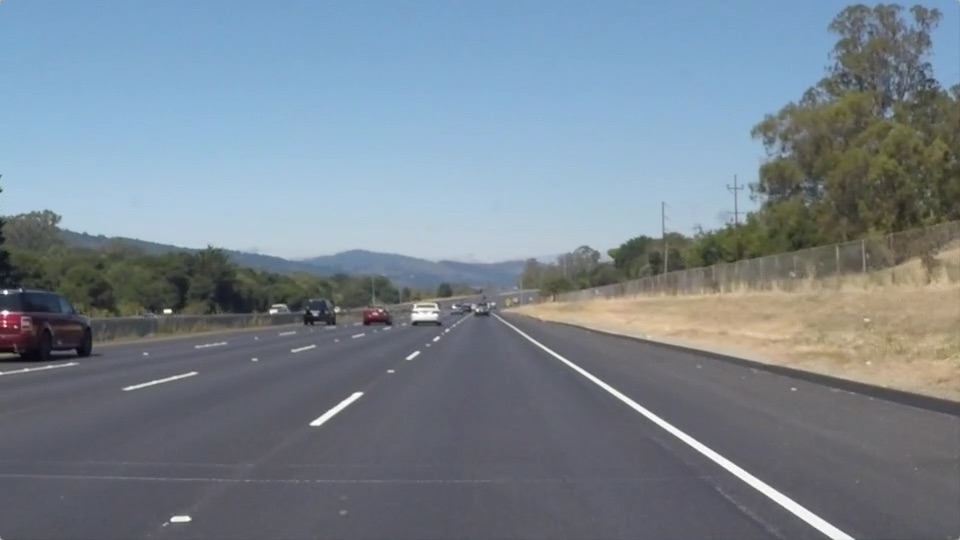
#> input picture CarND-LaneLines-P1/test_images/solidWhiteRight.jpg, 960 x 540 px
$ jupyter execute --allow-errors P1.ipynb   (shell and % lines are left out)   (older library calls are emulated)
#> lines starting #> are read from the running program, lines starting #| are printed output that depends on the picture; after the words box and inside, x2 and y2 are one past the last pixel; in counts of white or black regions, pixels touching at a corner belong together
# Self-Driving Car Engineer Nanodegree

## Project: **Finding Lane Lines on the Road**
***
In this project, you will use the tools you learned about in the lesson to identify lane lines on the road.  You can develop your pipeline on a series of individual images, and later apply the result to a video stream (really just a series of images). Check out the video clip "raw-lines-example.mp4" (also contained in this repository) to see what the output should look like after using the helper functions below.

Once you have a result that looks roughly like "raw-lines-example.mp4", you'll need to get creative and try to average and/or extrapolate the line segments you've detected to map out the full extent of the lane lines.  You can see an example of the result you're going for in the video "P1_example.mp4".  Ultimately, you would like to draw just one line for the left side of the lane, and one for the right.

In addition to implementing code, there is a brief writeup to complete. The writeup should be completed in a separate file, which can be either a markdown file or a pdf document. There is a [write up template](https://github.com/udacity/CarND-LaneLines-P1/blob/master/writeup_template.md) that can be used to guide the writing process. Completing both the code in the Ipython notebook and the writeup template will cover all of the [rubric points](https://review.udacity.com/#!/rubrics/322/view) for this project.

---
Let's have a look at our first image called 'test_images/solidWhiteRight.jpg'.  Run the 2 cells below (hit Shift-Enter or the "play" button above) to display the image.

**Note: If, at any point, you encounter frozen display windows or other confounding issues, you can always start again with a clean slate by going to the "Kernel" menu above and selecting "Restart & Clear Output".**

---

**The tools you have are color selection, region of interest selection, grayscaling, Gaussian smoothing, Canny Edge Detection and Hough Tranform line detection.  You  are also free to explore and try other techniques that were not presented in the lesson.  Your goal is piece together a pipeline to detect the line segments in the image, then average/extrapolate them and draw them onto the image for display (as below).  Once you have a working pipeline, try it out on the video stream below.**

---

<figure>

 <figcaption>
 <p></p>
 <p style="text-align: center;"> Your output should look something like this (above) after detecting line segments using the helper functions below </p>
 </figcaption>
</figure>
 <p></p>
<figure>

 <figcaption>
 <p></p>
 <p style="text-align: center;"> Your goal is to connect/average/extrapolate line segments to get output like this</p>
 </figcaption>
</figure>

**Run the cell below to import some packages.  If you get an `import error` for a package you've already installed, try changing your kernel (select the Kernel menu above --> Change Kernel).  Still have problems?  Try relaunching Jupyter Notebook from the terminal prompt.  Also, consult the forums for more troubleshooting tips.**

## Import Packages

[cell 1]
#importing some useful packages
import matplotlib.pyplot as plt
import matplotlib.image as mpimg
import numpy as np
import cv2

## Read in an Image

[cell 2]
#reading in an image
image = mpimg.imread('test_images/solidWhiteRight.jpg')
#> image is the input picture: shape (540, 960, 3); mean R, G, B 120.3, 132.6, 143.7

#printing out some stats and plotting
print('This image is:', type(image), 'with dimensions:', image.shape)
#| This image is: <class 'numpy.ndarray'> with dimensions: (540, 960, 3)
plt.imshow(image)  # if you wanted to show a single color channel image called 'gray', for example, call as plt.imshow(gray, cmap='gray')

## Ideas for Lane Detection Pipeline

**Some OpenCV functions (beyond those introduced in the lesson) that might be useful for this project are:**

`cv2.inRange()` for color selection
`cv2.fillPoly()` for regions selection
`cv2.line()` to draw lines on an image given endpoints
`cv2.addWeighted()` to coadd / overlay two images
`cv2.cvtColor()` to grayscale or change color
`cv2.imwrite()` to output images to file
`cv2.bitwise_and()` to apply a mask to an image

**Check out the OpenCV documentation to learn about these and discover even more awesome functionality!**

## Helper Functions

Below are some helper functions to help get you started. They should look familiar from the lesson!

[cell 3]
import math

def grayscale(img):
    """Applies the Grayscale transform
    This will return an image with only one color channel
    but NOTE: to see the returned image as grayscale
    (assuming your grayscaled image is called 'gray')
    you should call plt.imshow(gray, cmap='gray')"""
    return cv2.cvtColor(img, cv2.COLOR_RGB2GRAY)
    # Or use BGR2GRAY if you read an image with cv2.imread()
    # return cv2.cvtColor(img, cv2.COLOR_BGR2GRAY)

def canny(img, low_threshold, high_threshold):
    """Applies the Canny transform"""
    return cv2.Canny(img, low_threshold, high_threshold)

def gaussian_blur(img, kernel_size):
    """Applies a Gaussian Noise kernel"""
    return cv2.GaussianBlur(img, (kernel_size, kernel_size), 0)

# [46 lines left out: functions region_of_interest, draw_lines, not called in this run]

def draw_lines2(img, lines, color=[255, 0, 0], thickness=2):
    """
    NOTE: this is the function you might want to use as a starting point once you want to
    average/extrapolate the line segments you detect to map out the full
    extent of the lane (going from the result shown in raw-lines-example.mp4
    to that shown in P1_example.mp4).

    Think about things like separating line segments by their
    slope ((y2-y1)/(x2-x1)) to decide which segments are part of the left
    line vs. the right line.  Then, you can average the position of each of
    the lines and extrapolate to the top and bottom of the lane.

    This function draws `lines` with `color` and `thickness`.
    Lines are drawn on the image inplace (mutates the image).
    If you want to make the lines semi-transparent, think about combining
    this function with the weighted_img() function below
    """

    dim = lines.shape
    n_lines = dim[0]
    line_data = np.zeros([n_lines,6])

    x_left_top = 960
    y_left_top = 540
    x_left_bottom = 0
    y_left_bottom = 0

    x_right_top = 960
    y_right_top = 540
    x_right_bottom = 0
    y_right_bottom = 0

    for k in range(0,n_lines):

        line_data[k][0] = k

        line = lines[k]

        x1 = line[0][0]
        y1 = line[0][1]
        x2 = line[0][2]
        y2 = line[0][3]

        line_data[k][1] = x1
        line_data[k][2] = y1
        line_data[k][3] = x2
        line_data[k][4] = y2

        m = np.arctan2((y2-y1),(x2-x1))*180/np.pi

        line_data[k][5] = np.round(m)

        if m < 0:
            if (y1 < y2) & (y1 < y_left_top):
                y_left_top = y1
                x_left_top = x1
                #print('debug1')
            if (y2 < y1) & (y2 < y_left_top):
                y_left_top = y2
                x_left_top = x2
                #print('debug2')

            if (y1 > y2) & (y1 > y_left_bottom):
                y_left_bottom = y1
                x_left_bottom = x1
                #print('debug3')
            if (y2 > y1) & (y2 > y_left_bottom):
                y_left_bottom = y2
                x_left_bottom = x2
                #print('debug4')

        if m > 0:

            if (y1 < y2) & (y1 < y_right_top):
                y_right_top = y1
                x_right_top = x1

            elif (y2 < y1) & (y2 < y_right_top):
                y_right_top = y2
                x_right_top = x2

            if (y1 > y2) & (y1 > y_right_bottom):
                y_right_bottom = y1
                x_right_bottom = x1

                print(k, np.round(m))

            elif (y2 > y1) & (y2 > y_right_bottom):
                y_right_bottom = y2
                x_right_bottom = x2

    x1 = x_left_bottom
    y1 = y_left_bottom
    x2 = x_left_top
    y2 = y_left_top

    m_left = (y2-y1)/(x2-x1)

    # need a division by zero check
    yLB = 540
    xLB = np.int(x_left_bottom + (yLB - y_left_bottom)/m_left)

    yLT = 320
    xLT = np.int(x_left_bottom + (yLT - y_left_bottom)/m_left)

    cv2.line(img, (xLB, yLB), (xLT, yLT), [0, 255, 0], thickness)

    x1 = x_right_bottom
    y1 = y_right_bottom
    x2 = x_right_top
    y2 = y_right_top

    m_right = (y2-y1)/(x2-x1)

    # need a division by zero check
    yRB = 540
    xRB = np.int(x_right_bottom + (yRB - y_right_bottom)/m_right)

    yRT = 320
    xRT = np.int(x_right_bottom + (yRT - y_right_bottom)/m_right)


    cv2.line(img, (xRB, yRB), (xRT, yRT), [0, 255, 0], thickness)

    #for line in lines:
    #    for x1,y1,x2,y2 in line:
    #        cv2.line(img, (x1, y1), (x2, y2), color, thickness)

# [10 lines left out: function hough_lines, not called in this run]

def hough_lines2(img, rho, theta, threshold, min_line_len, max_line_gap):
    """
    `img` should be the output of a Canny transform.

    Returns an image with hough lines drawn.
    """
    lines = cv2.HoughLinesP(img, rho, theta, threshold, np.array([]), minLineLength=min_line_len, maxLineGap=max_line_gap)
    line_img = np.zeros((img.shape[0], img.shape[1], 3), dtype=np.uint8)
    draw_lines2(line_img, lines)
    return line_img

# Python 3 has support for cool math symbols.

# [13 lines left out: function weighted_img, not called in this run]

## Test Images

Build your pipeline to work on the images in the directory "test_images"
**You should make sure your pipeline works well on these images before you try the videos.**

[cell 4]
import os
os.listdir("test_images/")

## Build a Lane Finding Pipeline

Build the pipeline and run your solution on all test_images. Make copies into the `test_images_output` directory, and you can use the images in your writeup report.

Try tuning the various parameters, especially the low and high Canny thresholds as well as the Hough lines parameters.

[cell 5]
# TODO: Build your pipeline that will draw lane lines on the test_images
# then save them to the test_images_output directory.

# reading in an image
image = mpimg.imread('test_images/solidWhiteCurve.jpg')
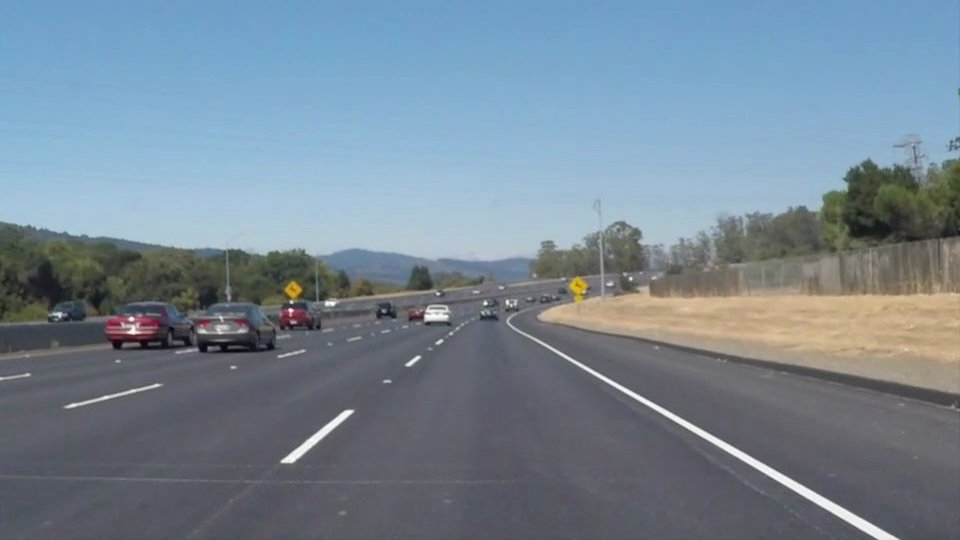
#> input picture CarND-LaneLines-P1/test_images/solidWhiteCurve.jpg, 960 x 540 px
#> image is the input picture: shape (540, 960, 3); mean R, G, B 118.5, 134.5, 148.1

# printing out some stats and plotting
print('This image is:', type(image), 'with dimensions:', image.shape)
#| This image is: <class 'numpy.ndarray'> with dimensions: (540, 960, 3)

# get grayscale image
gray = grayscale(image)
#> in grayscale, `return cv2.cvtColor(img, cv2.COLOR_RGB2GRAY)`:
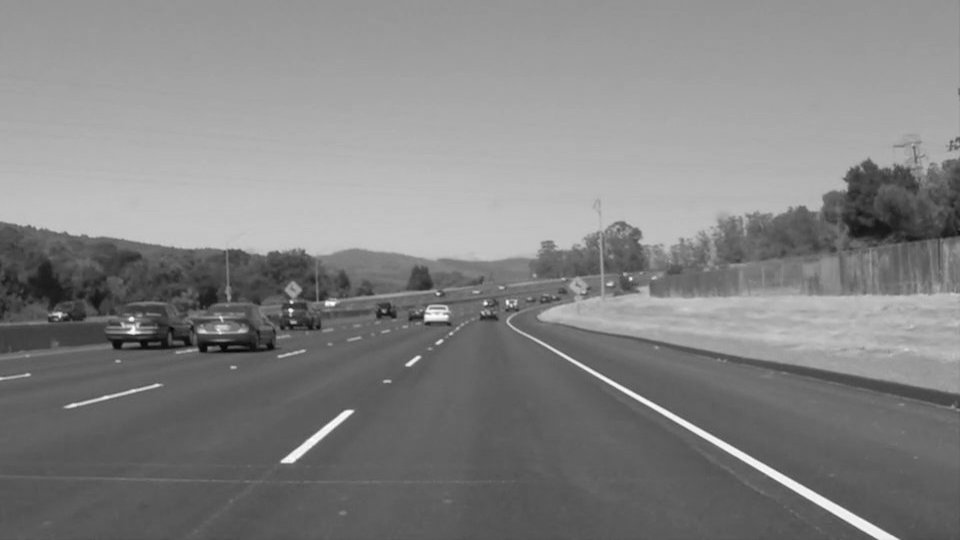
#> returned value: shape (540, 960); min 5, max 255, mean 131.2
kernel_size = 11
blur_gray = gaussian_blur(gray, kernel_size)

# canny image
low_threshold = 50
high_threshold = 150
edges = cv2.Canny(blur_gray, low_threshold, high_threshold)
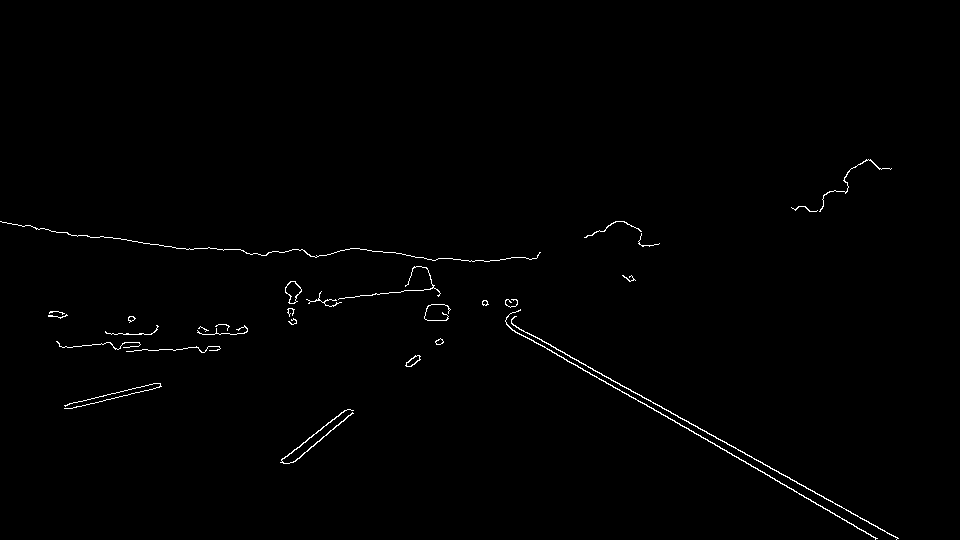
#> edges: shape (540, 960); 0.7% white in thin lines or dots, all inside (x1, y1, x2, y2) = (0, 159, 899, 540)

plt.figure(0)
plt.imshow(edges, cmap='gray')

# Define the vertices of a triangular mask.
mask = np.zeros_like(edges)
ignore_mask_color = 255
left_bottom = [0,540]
right_bottom = [960,540]
apex = [490,320]
vertices = np.array([[left_bottom, right_bottom, apex]], dtype=np.int32)
cv2.fillPoly(mask, vertices, ignore_mask_color)
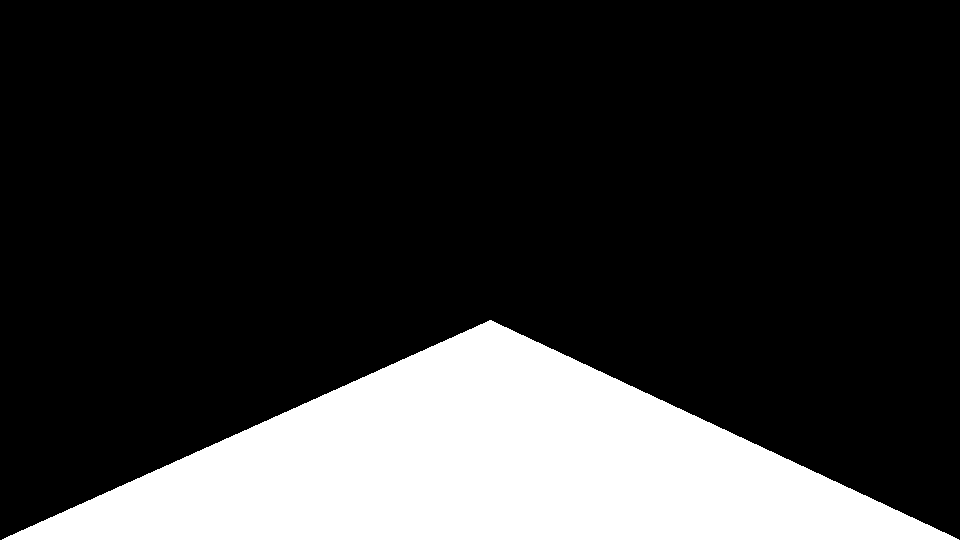
#> mask: shape (540, 960); 20.4% white; 1 white region, box (x1, y1, x2, y2) and area: (2, 320, 959, 540) 105640
masked_edges = cv2.bitwise_and(edges, mask)
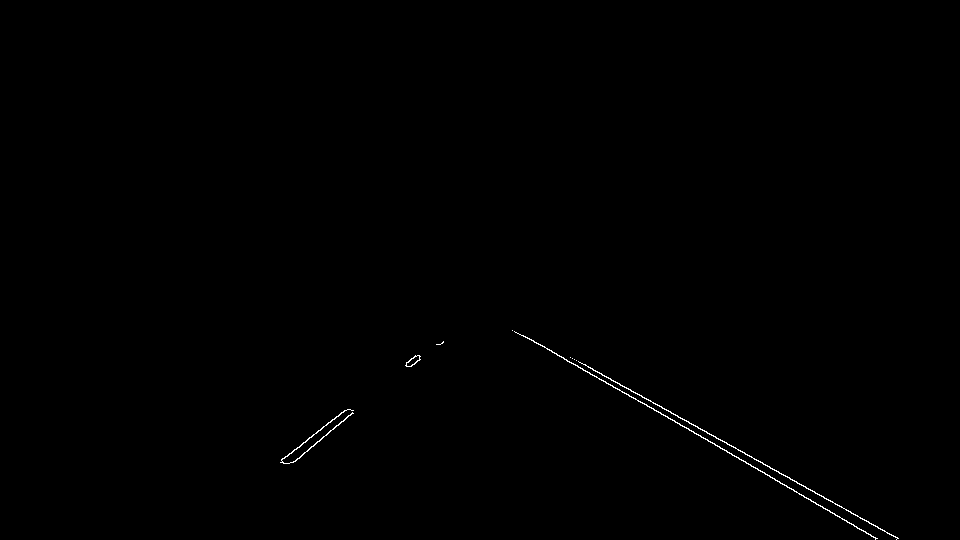
#> masked_edges: shape (540, 960); 0.26% white in thin lines or dots, all inside (x1, y1, x2, y2) = (280, 330, 899, 540)

# Display the image
plt.figure(1)
plt.imshow(image)
x = [left_bottom[0], right_bottom[0], apex[0], left_bottom[0]]
y = [left_bottom[1], right_bottom[1], apex[1], left_bottom[1]]
plt.plot(x, y, 'b--', lw=2)


# hough lines
rho = 1
theta = np.pi/180
threshold = 1
min_line_len = 10
max_line_gap = 1

#hough_image, lines = hough_lines_video(masked_edges, rho, theta, threshold, min_line_len, max_line_gap)
hough_image = hough_lines2(masked_edges, rho, theta, threshold, min_line_len, max_line_gap)
#> in hough_lines2, `lines = cv2.HoughLinesP(img, rho, theta, threshold, np.array([]), minL..`: lines = 22 rows, first 6: [729, 452, 743, 461], [629, 396, 646, 404], [623, 386, 898, 538], [527, 338, 551, 350], [601, 374, 615, 382], [338, 425, 352, 412]
#> the loop in draw_lines2, `for k in range(0,n_lines): ` made 22 passes
#> (x1, y1, x2, y2, m, y_right_top, x_right_top, y_right_bottom) on passes 1, 3: (729, 452, 743, 461, 32.74, 452, 729, 461), (623, 386, 898, 538, 28.93, 386, 623, 538)
#> (x1, y1, x2, y2, m, y_left_top, x_left_top, y_left_bottom) on pass 6: (338, 425, 352, 412, -42.88, 412, 352, 425)
#> after the loop in draw_lines2, `for k in range(0,n_lines):`: line_data = 22 rows, first 6: [0, 729, 452, 743, 461, 33], [1, 629, 396, 646, 404, 25], [2, 623, 386, 898, 538, 29], [3, 527, 338, 551, 350, 27], [4, 601, 374, 615, 382, 30], [5, 338, 425, 352, 412, -43]; x_left_bottom = 281; x_left_top = 352; x_right_bottom = 898; x_right_top = 512; y_left_bottom = 460; y_left_top = 412; y_right_bottom = 538; y_right_top = 330
#> in draw_lines2, `x1 = x_left_bottom`: x1 = 281
#> in draw_lines2, `y1 = y_left_bottom`: y1 = 460
#> in draw_lines2, `x2 = x_left_top`: x2 = 352
#> in draw_lines2, `y2 = y_left_top`: y2 = 412
#> in draw_lines2, `m_left = (y2-y1)/(x2-x1)`: m_left = -0.676
#> in draw_lines2, `xLB = np.int(x_left_bottom + (yLB - y_left_bottom)/m_left)`: xLB = 162
#> in draw_lines2, `xLT = np.int(x_left_bottom + (yLT - y_left_bottom)/m_left)`: xLT = 488
#> in draw_lines2, `x1 = x_right_bottom`: x1 = 898
#> in draw_lines2, `y1 = y_right_bottom`: y1 = 538
#> in draw_lines2, `x2 = x_right_top`: x2 = 512
#> in draw_lines2, `y2 = y_right_top`: y2 = 330
#> in draw_lines2, `m_right = (y2-y1)/(x2-x1)`: m_right = 0.539
#> in draw_lines2, `xRB = np.int(x_right_bottom + (yRB - y_right_bottom)/m_right)`: xRB = 901
#> in draw_lines2, `xRT = np.int(x_right_bottom + (yRT - y_right_bottom)/m_right)`: xRT = 493
#> in draw_lines2, `cv2.line(img, (xRB, yRB), (xRT, yRT), [0, 255, 0], thickness)`:
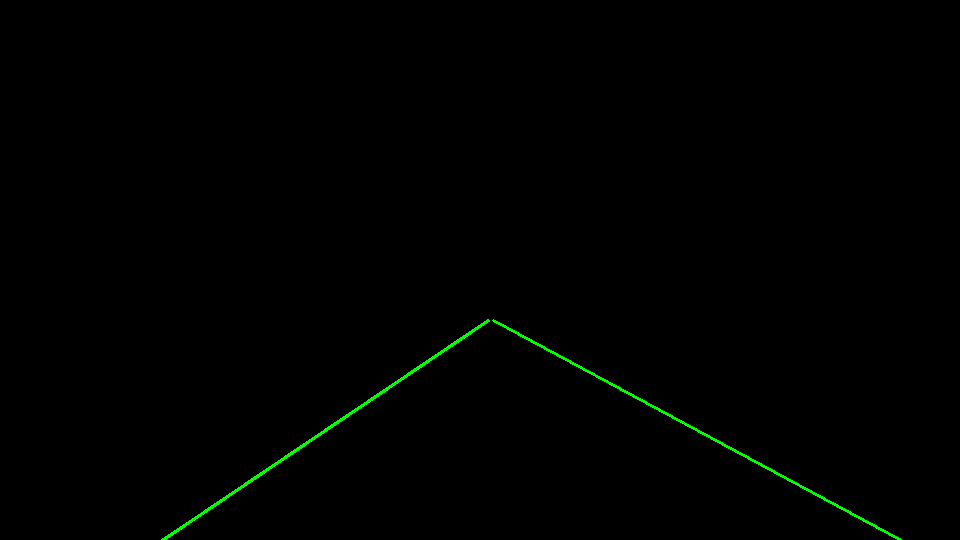
#> img: shape (540, 960, 3); mean of channels 0, 1, 2 0, 1.2, 0; drawn as B, G, R

plt.figure(2)
plt.imshow(hough_image)
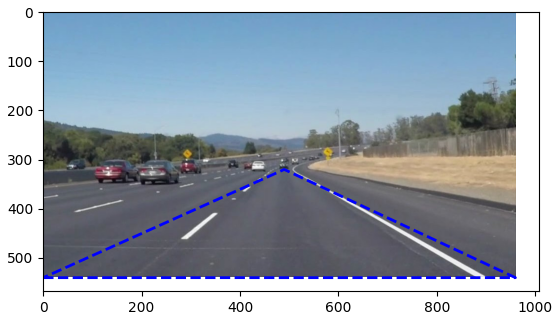
#> figure drawn by matplotlib, 1 panel
